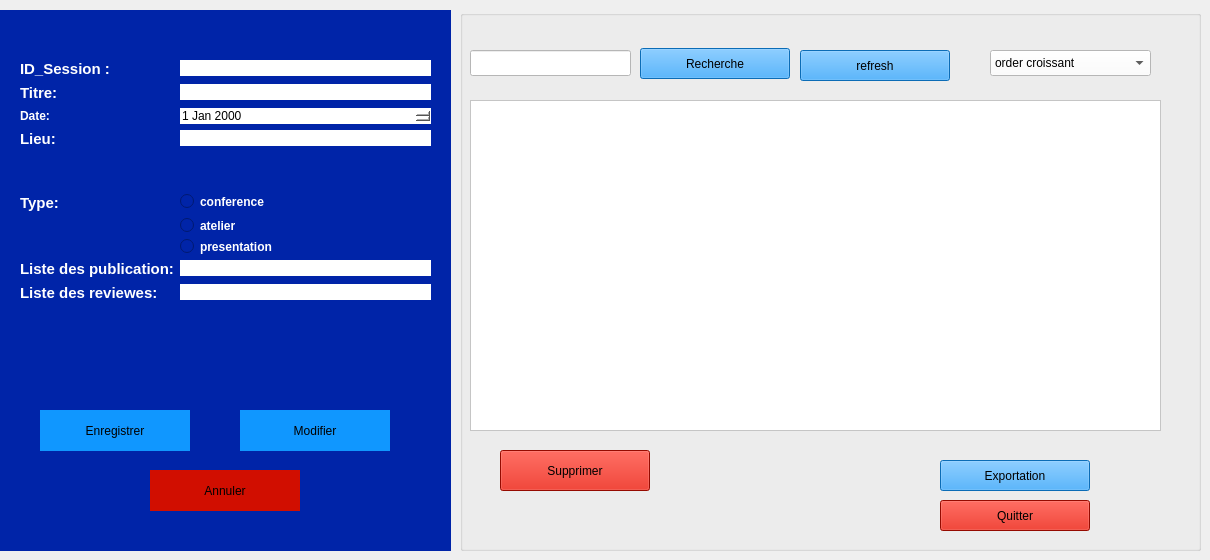
     <widget class="QWidget" name="stackedWidgetPage5">
      <widget class="QGroupBox" name="groupBox_Session_Form">
       <property name="geometry">
        <rect>
         <x>0</x>
         <y>10</y>
         <width>451</width>
         <height>541</height>
        </rect>
       </property>
       <property name="styleSheet">
        <string notr="true">background-color: rgb(0, 36, 168);
border: #A8D3F0;</string>
       </property>
       <property name="title">
        <string/>
       </property>
       <widget class="QWidget" name="formLayoutWidget_Session">
        <property name="geometry">
         <rect>
          <x>20</x>
          <y>50</y>
          <width>411</width>
          <height>358</height>
         </rect>
        </property>
        <layout class="QFormLayout" name="formLayout_Session">
         <item row="0" column="0">
          <widget class="QLabel" name="label_S_ID">
           <property name="text">
            <string>&lt;html&gt;&lt;head/&gt;&lt;body&gt;&lt;p&gt;&lt;span style=&quot; font-size:11pt; font-weight:700; color:#ffffff;&quot;&gt;ID_Session :&lt;/span&gt;&lt;/p&gt;&lt;/body&gt;&lt;/html&gt;</string>
           </property>
          </widget>
         </item>
         <item row="0" column="1">
          <widget class="QLineEdit" name="idSession">
           <property name="contextMenuPolicy">
            <enum>Qt::ContextMenuPolicy::ActionsContextMenu</enum>
           </property>
           <property name="styleSheet">
            <string notr="true">background-color: rgb(255, 255, 255);
</string>
           </property>
          </widget>
         </item>
         <item row="1" column="0">
          <widget class="QLabel" name="label_S_Titre">
           <property name="text">
            <string>&lt;html&gt;&lt;head/&gt;&lt;body&gt;&lt;p&gt;&lt;span style=&quot; font-size:11pt; font-weight:700; color:#ffffff;&quot;&gt;Titre:&lt;/span&gt;&lt;/p&gt;&lt;/body&gt;&lt;/html&gt;</string>
           </property>
          </widget>
         </item>
         <item row="1" column="1">
          <widget class="QLineEdit" name="titreSession">
           <property name="styleSheet">
            <string notr="true">background-color: rgb(255, 255, 255);</string>
           </property>
          </widget>
         </item>
         <item row="2" column="0">
          <widget class="QLabel" name="label_S_Date">
           <property name="text">
            <string>&lt;html&gt;&lt;head/&gt;&lt;body&gt;&lt;p&gt;&lt;span style=&quot; font-weight:700; color:#ffffff;&quot;&gt;Date:&lt;/span&gt;&lt;/p&gt;&lt;/body&gt;&lt;/html&gt;</string>
           </property>
          </widget>
         </item>
         <item row="3" column="0">
          <widget class="QLabel" name="label_S_Lieu">
           <property name="text">
            <string>&lt;html&gt;&lt;head/&gt;&lt;body&gt;&lt;p&gt;&lt;span style=&quot; font-size:11pt; font-weight:700; color:#ffffff;&quot;&gt;Lieu:&lt;/span&gt;&lt;/p&gt;&lt;p&gt;&lt;br/&gt;&lt;/p&gt;&lt;/body&gt;&lt;/html&gt;</string>
           </property>
          </widget>
         </item>
         <item row="3" column="1">
          <widget class="QLineEdit" name="lieuSession">
           <property name="styleSheet">
            <string notr="true">background-color: rgb(255, 255, 255);
</string>
           </property>
          </widget>
         </item>
         <item row="4" column="0">
          <widget class="QLabel" name="label_S_Type">
           <property name="text">
            <string>&lt;html&gt;&lt;head/&gt;&lt;body&gt;&lt;p&gt;&lt;span style=&quot; font-size:11pt; font-weight:700; color:#ffffff;&quot;&gt;Type:&lt;/span&gt;&lt;/p&gt;&lt;/body&gt;&lt;/html&gt;</string>
           </property>
          </widget>
         </item>
         <item row="4" column="1">
          <widget class="QRadioButton" name="confSession">
           <property name="styleSheet">
            <string notr="true">color: white; font-weight: bold;</string>
           </property>
           <property name="text">
            <string>conference</string>
           </property>
          </widget>
         </item>
         <item row="6" column="1">
          <widget class="QRadioButton" name="presentSession">
           <property name="styleSheet">
            <string notr="true">color: white; font-weight: bold;</string>
           </property>
           <property name="text">
            <string>presentation</string>
           </property>
          </widget>
         </item>
         <item row="7" column="0">
          <widget class="QLabel" name="label_S_ListPub">
           <property name="text">
            <string>&lt;html&gt;&lt;head/&gt;&lt;body&gt;&lt;p&gt;&lt;span style=&quot; font-size:11pt; font-weight:700; color:#ffffff;&quot;&gt;Liste des publication:&lt;/span&gt;&lt;/p&gt;&lt;/body&gt;&lt;/html&gt;</string>
           </property>
          </widget>
         </item>
         <item row="7" column="1">
          <widget class="QLineEdit" name="listeSession">
           <property name="contextMenuPolicy">
            <enum>Qt::ContextMenuPolicy::ActionsContextMenu</enum>
           </property>
           <property name="styleSheet">
            <string notr="true">background-color: rgb(255, 255, 255);
</string>
           </property>
          </widget>
         </item>
         <item row="8" column="0">
          <widget class="QLabel" name="label_S_ListRev">
           <property name="text">
            <string>&lt;html&gt;&lt;head/&gt;&lt;body&gt;&lt;p&gt;&lt;span style=&quot; font-size:11pt; font-weight:700; color:#ffffff;&quot;&gt;Liste des reviewes:&lt;/span&gt;&lt;/p&gt;&lt;/body&gt;&lt;/html&gt;</string>
           </property>
          </widget>
         </item>
         <item row="8" column="1">
          <widget class="QLineEdit" name="reviewesSession">
           <property name="contextMenuPolicy">
            <enum>Qt::ContextMenuPolicy::ActionsContextMenu</enum>
           </property>
           <property name="styleSheet">
            <string notr="true">background-color: rgb(255, 255, 255);
</string>
           </property>
          </widget>
         </item>
         <item row="5" column="1">
          <widget class="QRadioButton" name="atelierSession">
           <property name="styleSheet">
            <string notr="true">color: white; font-weight: bold;</string>
           </property>
           <property name="text">
            <string>atelier</string>
           </property>
          </widget>
         </item>
         <item row="2" column="1">
          <widget class="QDateEdit" name="dateSession">
           <property name="styleSheet">
            <string notr="true">background-color: rgb(255, 255, 255);</string>
           </property>
          </widget>
         </item>
        </layout>
       </widget>
       <widget class="QPushButton" name="enregistrerSession">
        <property name="geometry">
         <rect>
          <x>40</x>
          <y>400</y>
          <width>150</width>
          <height>41</height>
         </rect>
        </property>
        <property name="minimumSize">
         <size>
          <width>0</width>
          <height>0</height>
         </size>
        </property>
        <property name="styleSheet">
         <string notr="true">background-color: rgb(16, 151, 255);
</string>
        </property>
        <property name="text">
         <string>Enregistrer</string>
        </property>
       </widget>
       <widget class="QPushButton" name="modifSession">
        <property name="geometry">
         <rect>
          <x>240</x>
          <y>400</y>
          <width>150</width>
          <height>41</height>
         </rect>
        </property>
        <property name="styleSheet">
         <string notr="true">background-color: rgb(16, 151, 255);
</string>
        </property>
        <property name="text">
         <string>Modifier</string>
        </property>
       </widget>
       <widget class="QPushButton" name="annulerSession">
        <property name="geometry">
         <rect>
          <x>150</x>
          <y>460</y>
          <width>150</width>
          <height>41</height>
         </rect>
        </property>
        <property name="styleSheet">
         <string notr="true">background-color: rgb(209, 14, 0);
</string>
        </property>
        <property name="text">
         <string>Annuler</string>
        </property>
       </widget>
      </widget>
      <widget class="QGroupBox" name="groupBox_Session_List">
       <property name="geometry">
        <rect>
         <x>460</x>
         <y>10</y>
         <width>741</width>
         <height>541</height>
        </rect>
       </property>
       <property name="styleSheet">
        <string notr="true">background-color: rgb(0, 36, 168);
border: #A8D3F0;
/* Style pour tous les GroupBox */
QGroupBox {
    border: 2px solid #2c3e50; /* Couleur de la bordure */
    border-radius: 15px;      /* Même arrondi que les boutons */
    margin-top: 20px;         /* Espace pour le titre en haut */
    font-weight: bold;
    color: #2c3e50;
}
/* Style spécifique pour le titre du GroupBox */
QGroupBox::title {
    subcontrol-origin: margin;
    subcontrol-position: top center; /* Place le titre en haut au centre */
    padding: 0 10px;
}</string>
       </property>
       <property name="title">
        <string/>
       </property>
       <widget class="QLineEdit" name="rechSession">
        <property name="geometry">
         <rect>
          <x>10</x>
          <y>40</y>
          <width>161</width>
          <height>26</height>
         </rect>
        </property>
        <property name="styleSheet">
         <string notr="true">background-color: rgb(255, 255, 255);</string>
        </property>
       </widget>
       <widget class="QPushButton" name="rechercheSession">
        <property name="geometry">
         <rect>
          <x>180</x>
          <y>38</y>
          <width>150</width>
          <height>31</height>
         </rect>
        </property>
        <property name="styleSheet">
         <string notr="true">background-color: rgb(16, 151, 255);
</string>
        </property>
        <property name="text">
         <string>Recherche</string>
        </property>
       </widget>
       <widget class="QPushButton" name="SuppSession">
        <property name="geometry">
         <rect>
          <x>40</x>
          <y>440</y>
          <width>150</width>
          <height>41</height>
         </rect>
        </property>
        <property name="styleSheet">
         <string notr="true">background-color: rgb(209, 14, 0);</string>
        </property>
        <property name="text">
         <string>Supprimer</string>
        </property>
       </widget>
       <widget class="QPushButton" name="quitterSession">
        <property name="geometry">
         <rect>
          <x>480</x>
          <y>490</y>
          <width>150</width>
          <height>31</height>
         </rect>
        </property>
        <property name="styleSheet">
         <string notr="true">background-color: rgb(209, 14, 0);
</string>
        </property>
        <property name="text">
         <string>Quitter</string>
        </property>
       </widget>
       <widget class="QPushButton" name="expoSession">
        <property name="geometry">
         <rect>
          <x>480</x>
          <y>450</y>
          <width>150</width>
          <height>31</height>
         </rect>
        </property>
        <property name="styleSheet">
         <string notr="true">background-color: rgb(16, 151, 255);
</string>
        </property>
        <property name="text">
         <string>Exportation</string>
        </property>
       </widget>
       <widget class="QComboBox" name="trieSession">
        <property name="geometry">
         <rect>
          <x>530</x>
          <y>40</y>
          <width>161</width>
          <height>26</height>
         </rect>
        </property>
        <property name="palette">
         <palette>
          <active>
           <colorrole role="WindowText">
            <brush brushstyle="SolidPattern">
             <color alpha="255">
              <red>0</red>
              <green>0</green>
              <blue>0</blue>
             </color>
            </brush>
           </colorrole>
           <colorrole role="Button">
            <brush brushstyle="SolidPattern">
             <color alpha="255">
              <red>255</red>
              <green>255</green>
              <blue>255</blue>
             </color>
            </brush>
           </colorrole>
           <colorrole role="Light">
            <brush brushstyle="SolidPattern">
             <color alpha="255">
              <red>255</red>
              <green>255</green>
              <blue>255</blue>
             </color>
            </brush>
           </colorrole>
           <colorrole role="Midlight">
            <brush brushstyle="SolidPattern">
             <color alpha="255">
              <red>255</red>
              <green>255</green>
              <blue>255</blue>
             </color>
            </brush>
           </colorrole>
           <colorrole role="Dark">
            <brush brushstyle="SolidPattern">
             <color alpha="255">
              <red>127</red>
              <green>127</green>
              <blue>127</blue>
             </color>
            </brush>
           </colorrole>
           <colorrole role="Mid">
            <brush brushstyle="SolidPattern">
             <color alpha="255">
              <red>170</red>
              <green>170</green>
              <blue>170</blue>
             </color>
            </brush>
           </colorrole>
           <colorrole role="Text">
            <brush brushstyle="SolidPattern">
             <color alpha="255">
              <red>0</red>
              <green>0</green>
              <blue>0</blue>
             </color>
            </brush>
           </colorrole>
           <colorrole role="BrightText">
            <brush brushstyle="SolidPattern">
             <color alpha="255">
              <red>255</red>
              <green>255</green>
              <blue>255</blue>
             </color>
            </brush>
           </colorrole>
           <colorrole role="ButtonText">
            <brush brushstyle="SolidPattern">
             <color alpha="255">
              <red>0</red>
              <green>0</green>
              <blue>0</blue>
             </color>
            </brush>
           </colorrole>
           <colorrole role="Base">
            <brush brushstyle="SolidPattern">
             <color alpha="255">
              <red>255</red>
              <green>255</green>
              <blue>255</blue>
             </color>
            </brush>
           </colorrole>
           <colorrole role="Window">
            <brush brushstyle="SolidPattern">
             <color alpha="255">
              <red>255</red>
              <green>255</green>
              <blue>255</blue>
             </color>
            </brush>
           </colorrole>
           <colorrole role="Shadow">
            <brush brushstyle="SolidPattern">
             <color alpha="255">
              <red>0</red>
              <green>0</green>
              <blue>0</blue>
             </color>
            </brush>
           </colorrole>
           <colorrole role="AlternateBase">
            <brush brushstyle="SolidPattern">
             <color alpha="255">
              <red>255</red>
              <green>255</green>
              <blue>255</blue>
             </color>
            </brush>
           </colorrole>
           <colorrole role="ToolTipBase">
            <brush brushstyle="SolidPattern">
             <color alpha="255">
              <red>255</red>
              <green>255</green>
              <blue>220</blue>
             </color>
            </brush>
           </colorrole>
           <colorrole role="ToolTipText">
            <brush brushstyle="SolidPattern">
             <color alpha="255">
              <red>0</red>
              <green>0</green>
              <blue>0</blue>
             </color>
            </brush>
           </colorrole>
           <colorrole role="PlaceholderText">
            <brush brushstyle="SolidPattern">
             <color alpha="128">
              <red>0</red>
              <green>0</green>
              <blue>0</blue>
             </color>
            </brush>
           </colorrole>
           <colorrole role="Accent">
            <brush brushstyle="SolidPattern">
             <color alpha="255">
              <red>255</red>
              <green>255</green>
              <blue>255</blue>
             </color>
            </brush>
           </colorrole>
          </active>
          <inactive>
           <colorrole role="WindowText">
            <brush brushstyle="SolidPattern">
             <color alpha="255">
              <red>0</red>
              <green>0</green>
              <blue>0</blue>
             </color>
            </brush>
           </colorrole>
           <colorrole role="Button">
            <brush brushstyle="SolidPattern">
             <color alpha="255">
              <red>255</red>
              <green>255</green>
              <blue>255</blue>
             </color>
            </brush>
           </colorrole>
           <colorrole role="Light">
            <brush brushstyle="SolidPattern">
             <color alpha="255">
              <red>255</red>
              <green>255</green>
              <blue>255</blue>
             </color>
            </brush>
           </colorrole>
           <colorrole role="Midlight">
            <brush brushstyle="SolidPattern">
             <color alpha="255">
              <red>255</red>
              <green>255</green>
              <blue>255</blue>
             </color>
            </brush>
           </colorrole>
           <colorrole role="Dark">
            <brush brushstyle="SolidPattern">
             <color alpha="255">
              <red>127</red>
              <green>127</green>
              <blue>127</blue>
             </color>
            </brush>
           </colorrole>
           <colorrole role="Mid">
            <brush brushstyle="SolidPattern">
             <color alpha="255">
              <red>170</red>
              <green>170</green>
              <blue>170</blue>
             </color>
            </brush>
           </colorrole>
           <colorrole role="Text">
            <brush brushstyle="SolidPattern">
             <color alpha="255">
              <red>0</red>
              <green>0</green>
              <blue>0</blue>
             </color>
            </brush>
           </colorrole>
           <colorrole role="BrightText">
            <brush brushstyle="SolidPattern">
             <color alpha="255">
              <red>255</red>
              <green>255</green>
              <blue>255</blue>
             </color>
            </brush>
           </colorrole>
           <colorrole role="ButtonText">
            <brush brushstyle="SolidPattern">
             <color alpha="255">
              <red>0</red>
              <green>0</green>
              <blue>0</blue>
             </color>
            </brush>
           </colorrole>
           <colorrole role="Base">
            <brush brushstyle="SolidPattern">
             <color alpha="255">
              <red>255</red>
              <green>255</green>
              <blue>255</blue>
             </color>
            </brush>
           </colorrole>
           <colorrole role="Window">
            <brush brushstyle="SolidPattern">
             <color alpha="255">
              <red>255</red>
              <green>255</green>
              <blue>255</blue>
             </color>
            </brush>
           </colorrole>
           <colorrole role="Shadow">
            <brush brushstyle="SolidPattern">
             <color alpha="255">
              <red>0</red>
              <green>0</green>
              <blue>0</blue>
             </color>
            </brush>
           </colorrole>
           <colorrole role="AlternateBase">
            <brush brushstyle="SolidPattern">
             <color alpha="255">
              <red>255</red>
              <green>255</green>
              <blue>255</blue>
             </color>
            </brush>
           </colorrole>
           <colorrole role="ToolTipBase">
            <brush brushstyle="SolidPattern">
             <color alpha="255">
              <red>255</red>
              <green>255</green>
              <blue>220</blue>
             </color>
            </brush>
           </colorrole>
           <colorrole role="ToolTipText">
            <brush brushstyle="SolidPattern">
             <color alpha="255">
              <red>0</red>
              <green>0</green>
              <blue>0</blue>
             </color>
            </brush>
           </colorrole>
           <colorrole role="PlaceholderText">
            <brush brushstyle="SolidPattern">
             <color alpha="128">
              <red>0</red>
              <green>0</green>
              <blue>0</blue>
             </color>
            </brush>
           </colorrole>
           <colorrole role="Accent">
            <brush brushstyle="SolidPattern">
             <color alpha="255">
              <red>255</red>
              <green>255</green>
              <blue>255</blue>
             </color>
            </brush>
           </colorrole>
          </inactive>
          <disabled>
           <colorrole role="WindowText">
            <brush brushstyle="SolidPattern">
             <color alpha="255">
              <red>0</red>
              <green>0</green>
              <blue>0</blue>
             </color>
            </brush>
           </colorrole>
           <colorrole role="Button">
            <brush brushstyle="SolidPattern">
             <color alpha="255">
              <red>255</red>
              <green>255</green>
              <blue>255</blue>
             </color>
            </brush>
           </colorrole>
           <colorrole role="Light">
            <brush brushstyle="SolidPattern">
             <color alpha="255">
              <red>255</red>
              <green>255</green>
              <blue>255</blue>
             </color>
            </brush>
           </colorrole>
           <colorrole role="Midlight">
            <brush brushstyle="SolidPattern">
             <color alpha="255">
              <red>255</red>
              <green>255</green>
              <blue>255</blue>
             </color>
            </brush>
           </colorrole>
           <colorrole role="Dark">
            <brush brushstyle="SolidPattern">
             <color alpha="255">
              <red>127</red>
              <green>127</green>
              <blue>127</blue>
             </color>
            </brush>
           </colorrole>
           <colorrole role="Mid">
            <brush brushstyle="SolidPattern">
             <color alpha="255">
              <red>170</red>
              <green>170</green>
              <blue>170</blue>
             </color>
            </brush>
           </colorrole>
           <colorrole role="Text">
            <brush brushstyle="SolidPattern">
             <color alpha="255">
              <red>0</red>
              <green>0</green>
              <blue>0</blue>
             </color>
            </brush>
           </colorrole>
           <colorrole role="BrightText">
            <brush brushstyle="SolidPattern">
             <color alpha="255">
              <red>255</red>
              <green>255</green>
              <blue>255</blue>
             </color>
            </brush>
           </colorrole>
           <colorrole role="ButtonText">
            <brush brushstyle="SolidPattern">
             <color alpha="255">
              <red>0</red>
              <green>0</green>
              <blue>0</blue>
             </color>
            </brush>
           </colorrole>
           <colorrole role="Base">
            <brush brushstyle="SolidPattern">
             <color alpha="255">
              <red>255</red>
              <green>255</green>
              <blue>255</blue>
             </color>
            </brush>
           </colorrole>
           <colorrole role="Window">
            <brush brushstyle="SolidPattern">
             <color alpha="255">
              <red>255</red>
              <green>255</green>
              <blue>255</blue>
             </color>
            </brush>
           </colorrole>
           <colorrole role="Shadow">
            <brush brushstyle="SolidPattern">
             <color alpha="255">
              <red>0</red>
              <green>0</green>
              <blue>0</blue>
             </color>
            </brush>
           </colorrole>
           <colorrole role="AlternateBase">
            <brush brushstyle="SolidPattern">
             <color alpha="255">
              <red>255</red>
              <green>255</green>
              <blue>255</blue>
             </color>
            </brush>
           </colorrole>
           <colorrole role="ToolTipBase">
            <brush brushstyle="SolidPattern">
             <color alpha="255">
              <red>255</red>
              <green>255</green>
              <blue>220</blue>
             </color>
            </brush>
           </colorrole>
           <colorrole role="ToolTipText">
            <brush brushstyle="SolidPattern">
             <color alpha="255">
              <red>0</red>
              <green>0</green>
              <blue>0</blue>
             </color>
            </brush>
           </colorrole>
           <colorrole role="PlaceholderText">
            <brush brushstyle="SolidPattern">
             <color alpha="128">
              <red>0</red>
              <green>0</green>
              <blue>0</blue>
             </color>
            </brush>
           </colorrole>
           <colorrole role="Accent">
            <brush brushstyle="SolidPattern">
             <color alpha="255">
              <red>255</red>
              <green>255</green>
              <blue>255</blue>
             </color>
            </brush>
           </colorrole>
          </disabled>
         </palette>
        </property>
        <property name="styleSheet">
         <string notr="true">background-color: rgb(255, 255, 255);
color:black;</string>
        </property>
        <item>
         <property name="text">
          <string>order croissant</string>
         </property>
        </item>
        <item>
         <property name="text">
          <string>order decroissant</string>
         </property>
        </item>
       </widget>
       <widget class="QTableView" name="tableSession">
        <property name="geometry">
         <rect>
          <x>10</x>
          <y>90</y>
          <width>691</width>
          <height>331</height>
         </rect>
        </property>
        <property name="styleSheet">
         <string notr="true">background-color: rgb(255, 255, 255);</string>
        </property>
       </widget>
       <widget class="QPushButton" name="refresh">
        <property name="geometry">
         <rect>
          <x>340</x>
          <y>40</y>
          <width>150</width>
          <height>31</height>
         </rect>
        </property>
        <property name="styleSheet">
         <string notr="true">background-color: rgb(16, 151, 255);
</string>
        </property>
        <property name="text">
         <string>refresh</string>
        </property>
       </widget>
      </widget>
     </widget>
